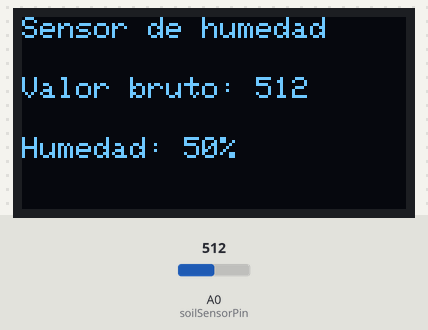
The sketch below on a simulated Arduino Uno, built with avr-gcc and run on an emulated ATmega328P. On the bench: 128×64 one-colour display. The test bench sets the inputs (shaded band); at power-on: A0 (soilSensorPin) = 512.

Above: at 2.2 s.
2.3 s: A0 (soilSensorPin) set to 716
At 4.3 s:
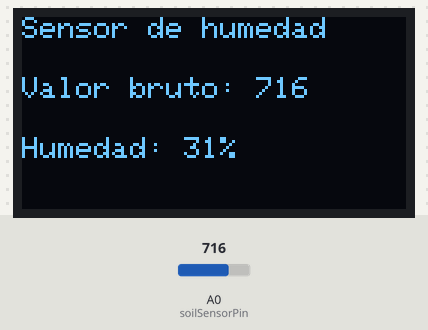
4.6 s: A0 (soilSensorPin) set to 900
At 5.8 s:
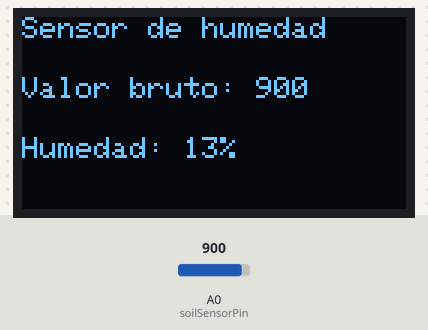
6.7 s: A0 (soilSensorPin) set to 1023
At 8.5 s:
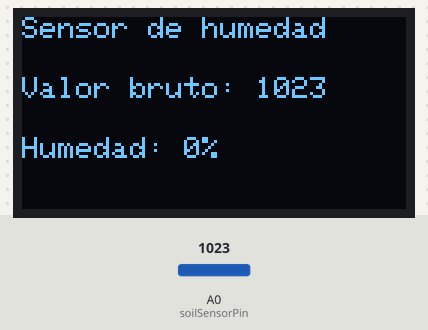
Timing chart, 0 to 10.0 s (numbered marks = the images above; inputs shaded):
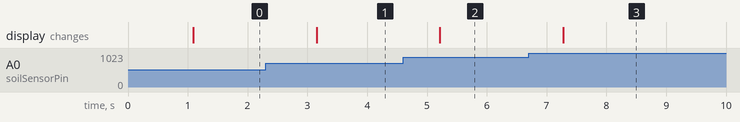

The sketch:

SensorHumedad-OLED.ino
```cpp
#include <Wire.h>
#include <Adafruit_GFX.h>
#include <Adafruit_SSD1306.h>

// Configuración de la pantalla OLED
#define SCREEN_WIDTH 128
#define SCREEN_HEIGHT 64
#define OLED_RESET -1
#define SCREEN_ADDRESS 0x3C
Adafruit_SSD1306 display(SCREEN_WIDTH, SCREEN_HEIGHT, &Wire, OLED_RESET);

// Pin del sensor de humedad
const int soilSensorPin = A0;

void setup() {
  // Configuración del sensor
  pinMode(soilSensorPin, INPUT);

  // Iniciar la pantalla OLED
  if (!display.begin(SSD1306_SWITCHCAPVCC, SCREEN_ADDRESS)) {
    // Si la pantalla no se inicializa, mostrar error
    Serial.println(F("No se encontró la pantalla OLED"));
    for (;;);
  }

  // Limpiar y configurar la pantalla
  display.clearDisplay();
  display.setTextSize(1);
  display.setTextColor(SSD1306_WHITE);
  display.setCursor(0, 0);
  display.println(F("Inicializando..."));
  display.display();
  delay(1000); // Esperar 1 segundo
}

void loop() {
  // Leer el valor del sensor de humedad
  int soilValue = analogRead(soilSensorPin);

  // Calcular porcentaje de humedad (0 - 1023)
  int soilPercent = map(soilValue, 0, 1023, 100, 0); // 100 = húmedo, 0 = seco

  // Mostrar valores en el OLED
  display.clearDisplay();
  display.setTextSize(1);
  display.setCursor(0, 0);
  display.println(F("Sensor de humedad"));
  display.setCursor(0, 20);
  display.print(F("Valor bruto: "));
  display.println(soilValue);
  display.setCursor(0, 40);
  display.print(F("Humedad: "));
  display.print(soilPercent);
  display.println(F("%"));
  display.display();

  // Esperar un momento antes de repetir
  delay(1000);
}
```

Measured:
- after the input at 2.3 s, the display: changes after 0.85 s (image 1)
- after the input at 4.6 s, the display: changes after 0.62 s (image 2)
- after the input at 6.7 s, the display: changes after 0.58 s (image 3)
